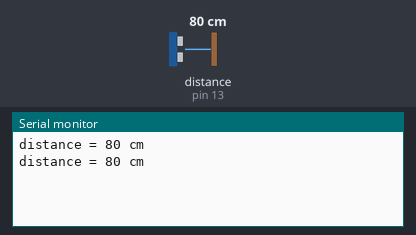
Bench run of a sketch on a simulated Arduino Uno, built with avr-gcc and run on an emulated ATmega328P. On the bench: the last lines printed to the serial monitor. Wiring (inferred from the names in the program): ultrasonic range finder: trigger pin 12; echo pin 13. The test bench sets the inputs (shaded band); at power-on: distance to the obstacle (sensor on pin 13) 80 cm. The echo pulse lasts 58.3 µs per cm.

Above: at 1.8 s.
1.9 s: distance to the obstacle (sensor on pin 13) set to 2 cm
At 2.7 s:
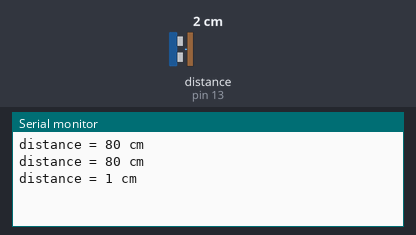
3.4 s: distance to the obstacle (sensor on pin 13) set to 4 cm
At 4.3 s:
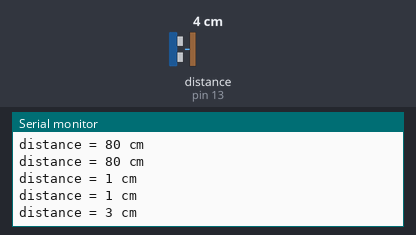
Timing chart, 0 to 6.4 s (numbered marks = the images above; inputs shaded):
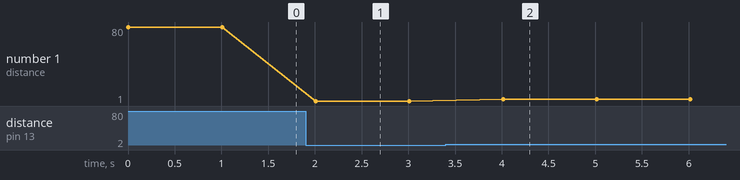

Measured:
- after the input at 1.9 s, the serial monitor: prints a new line after 0.11 s (image 1)
- after the input at 3.4 s, the serial monitor: prints a new line after 0.61 s (image 2)
- plotted number 1: 80 → 1 after the input at 1.9 s, 1 → 3 after the input at 3.4 s

The sketch:

20190426_distance.ino
```cpp
const int triggerPin = 12;
const int echoPin = 13;
long duration = 0;

void setup() {
  // put your setup code here, to run once:
  Serial.begin(9600);

  pinMode(triggerPin, OUTPUT);
  pinMode(echoPin, INPUT);
}

void loop() {
  // put your main code here, to run repeatedly:
  digitalWrite(triggerPin, LOW);
  delayMicroseconds(2);
  digitalWrite(triggerPin, HIGH);
  delayMicroseconds(2);
  digitalWrite(triggerPin, LOW);

  duration = pulseIn(echoPin, HIGH);

  long distance_mm = Distance(duration);

  Serial.print("distance = ");
  Serial.print(distance_mm/10);
  Serial.println(" cm");

  delay(1000);
}

long Distance(long time) {
  long distanceCalc;
  distanceCalc = ((time/2.9)/2);

  return distanceCalc;
}
```
